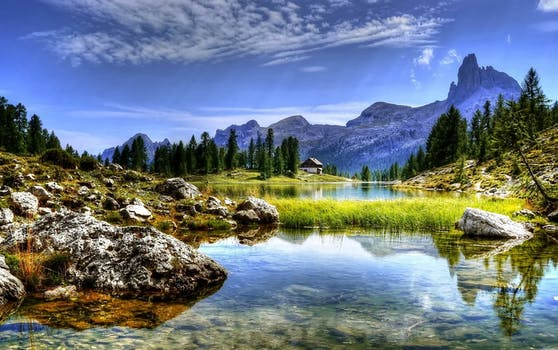
#> input picture landscape.jpeg, 558 x 350 px, found by its file name
$ python Image_pyramid.py
#> lines starting #> are read from the running program, lines starting #| are printed output that depends on the picture
import cv2
import numpy as np

img = cv2.imread("Landscape.jpeg")
#> img is the input picture: shape (350, 558, 3); mean B, G, R 131.7, 120.3, 107.6
# cv2.imshow("Original Image", img)

smaller = cv2.pyrDown(img)
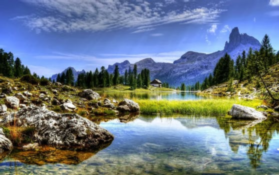
#> smaller: shape (175, 279, 3); mean B, G, R 131.8, 120.2, 107.6
larger = cv2.pyrUp(img)
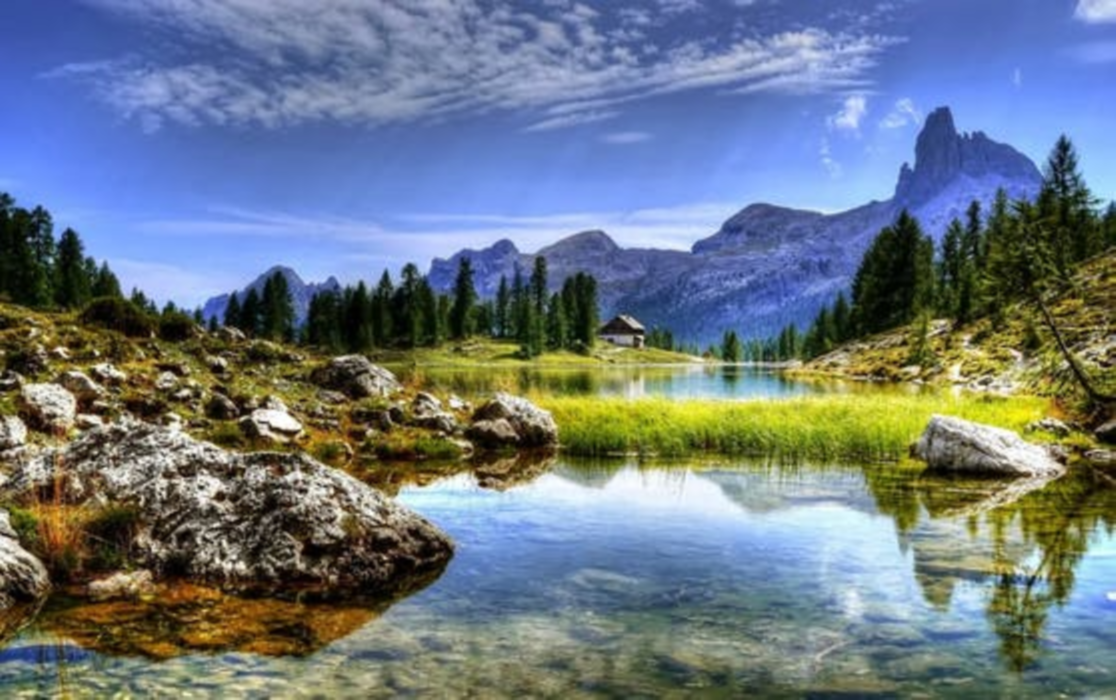
#> larger: shape (700, 1116, 3); mean B, G, R 131.6, 120.3, 107.7

cv2.imshow("Smaller", smaller)
cv2.imshow("Larger", larger)

cv2.waitKey(0)

cv2.destroyAllWindows()
